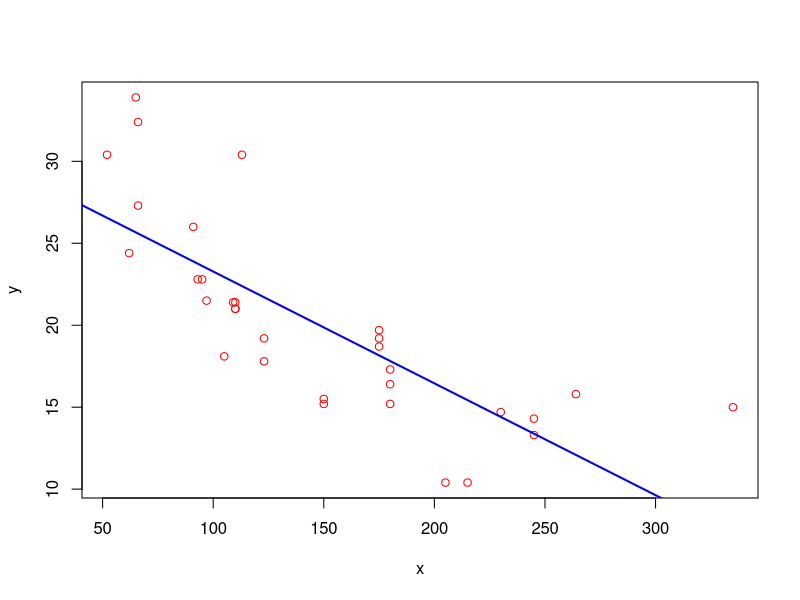

This figure's R source:
#lab 3

x= mtcars$hp
z= mtcars$wt
y = mtcars$mpg

sd_x=sd(x)
sc_y=sd(y)

var_x=var(x)
var_y=var(y)

cov_xy=cov(x,y)

cor=cov_xy/(var_x*var_y)

model=lm(mtcars$mpg~mtcars$hp)
model

plot(x,y, col="red")
abline(lm(mpg~hp,data=mtcars),col="blue", lwd=2)

newvalue= data.frame(wt=c(2,3,46,24,12))
pre=predict(lm(mpg~ wt,data=mtcars), newdata=newvalue, interval="prediction")
pre
